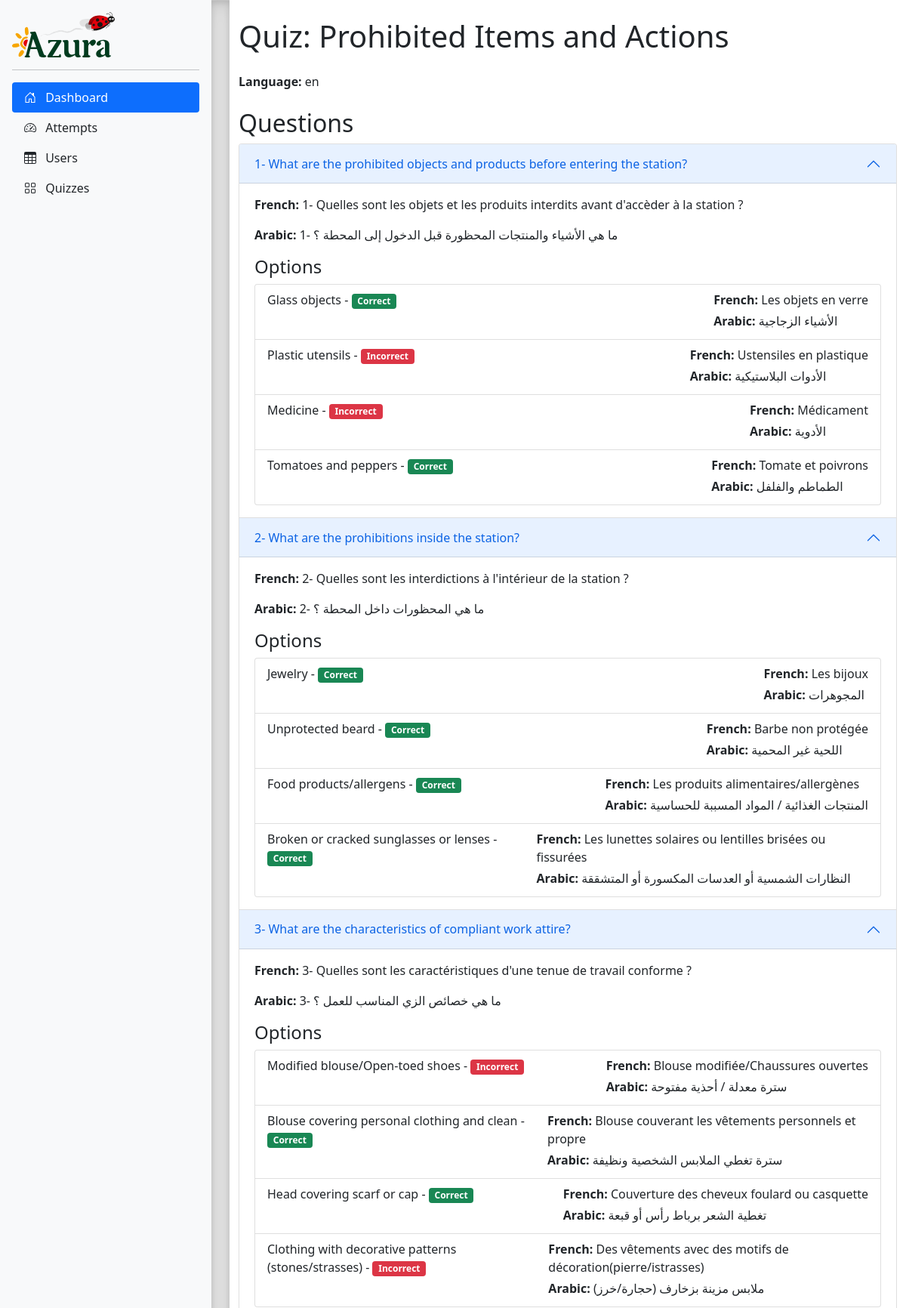
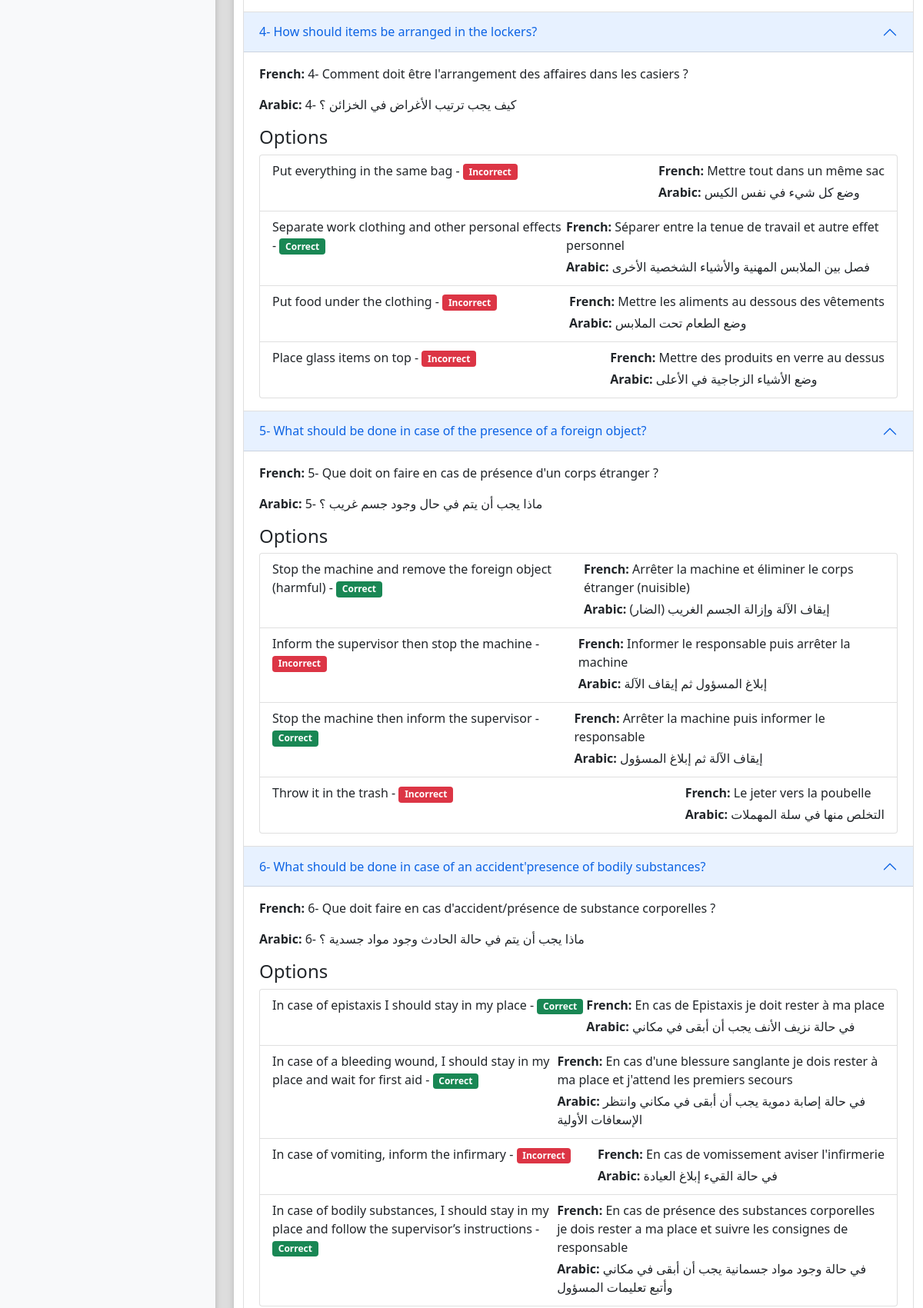
/admin/view_quiz/1 (signed in, upper part), run on the app's committed database (2 pictures, top to bottom).
### models.py (models this page shows)
class Quiz(db.Model):
    __tablename__ = 'Quizzes'
    id = db.Column(db.Integer, primary_key=True)
    title = db.Column(db.String, nullable=False)
    language = db.Column(db.String, nullable=False)
    is_active = db.Column(db.Boolean, default=False)  # Add this field
    questions = db.relationship("Question", back_populates="quiz")

class Question(db.Model):
    __tablename__ = 'Questions'
    id = db.Column(db.Integer, primary_key=True)
    quiz_id = db.Column(db.Integer, db.ForeignKey('Quizzes.id'), nullable=False)
    title = db.Column(db.String, nullable=False)
    quiz = db.relationship("Quiz", back_populates="questions")
    translations = db.relationship("QuestionTranslation", back_populates="question")
    options = db.relationship("Option", back_populates="question")

class Option(db.Model):
    __tablename__ = 'Options'
    id = db.Column(db.Integer, primary_key=True)
    question_id = db.Column(db.Integer, db.ForeignKey('Questions.id'), nullable=False)
    text = db.Column(db.String, nullable=False)
    is_correct = db.Column(db.Boolean, nullable=False)
    question = db.relationship("Question", back_populates="options")
    translations = db.relationship("OptionTranslation", back_populates="option")

### admin.py (the view)
@admin_bp.route('/view_quiz/<int:quiz_id>')
@login_required
def view_quiz(quiz_id):
    quiz = Quiz.query.get_or_404(quiz_id)
    return render_template('admin/view_quiz.html', quiz=quiz)

### app.py (called while the page is built)
@login_manager.user_loader
def load_user(user_id):
    if user_id.startswith('user_'):
        user_id = user_id.replace('user_', '')
        return User.query.get(int(user_id))
    elif user_id.startswith('admin_'):
        admin_id = user_id.replace('admin_', '')
        return Admin.query.get(int(admin_id))
    return None

@app.before_request
def set_default_language():
    if 'language' not in session:
        session['language'] = 'fr'

### templates/admin/view_quiz.html
{% extends "admin/sidebar.html" %} {% block title %}Quiz Details{% endblock %}
{% block content %}
<div class="main container mt-4">
  <h1 class="mb-4">Quiz: {{ quiz.title }}</h1>
  <p><strong>Language:</strong> {{ quiz.language }}</p>
  <h2 class="mt-4">Questions</h2>
  <div class="accordion" id="questionsAccordion">
    {% for question in quiz.questions %}
    <div class="accordion-item">
      <h2 class="accordion-header" id="heading{{ question.id }}">
        <button
          class="accordion-button"
          type="button"
          data-bs-toggle="collapse"
          data-bs-target="#collapse{{ question.id }}"
          aria-expanded="true"
          aria-controls="collapse{{ question.id }}"
        >
          {{ question.title }}
        </button>
      </h2>
      <div
        id="collapse{{ question.id }}"
        class="accordion-collapse collapse show"
        aria-labelledby="heading{{ question.id }}"
        data-bs-parent="#questionsAccordion"
      >
        <div class="accordion-body">
          <p>
            <strong>French:</strong> {{ question.translations |
            selectattr('language', 'equalto', 'fr') | map(attribute='title') |
            list | join(', ') }}
          </p>
          <p>
            <strong>Arabic:</strong> {{ question.translations |
            selectattr('language', 'equalto', 'ar') | map(attribute='title') |
            list | join(', ') }}
          </p>
          <h4>Options</h4>
          <ul class="list-group">
            {% for option in question.options %}
            <li class="list-group-item">
              <div class="d-flex justify-content-between">
                <div>
                  {{ option.text }} -
                  <span
                    class="badge bg-{{ 'success' if option.is_correct else 'danger' }}"
                    >{{ 'Correct' if option.is_correct else 'Incorrect' }}</span
                  >
                </div>
                <div>
                  <p class="mb-1">
                    <strong>French:</strong> {{ option.translations |
                    selectattr('language', 'equalto', 'fr') |
                    map(attribute='text') | list | join(', ') }}
                  </p>
                  <p class="mb-1">
                    <strong>Arabic:</strong> {{ option.translations |
                    selectattr('language', 'equalto', 'ar') |
                    map(attribute='text') | list | join(', ') }}
                  </p>
                </div>
              </div>
            </li>
            {% endfor %}
          </ul>
        </div>
      </div>
    </div>
    {% endfor %}
  </div>
</div>
{% endblock %}

### static/css/sidebars.css (style rules this page uses)
body { min-height: 100vh; min-height: -webkit-fill-available; }
html { height: -webkit-fill-available; }

### templates/admin/sidebar.html (style rules this page uses)
.main { max-width: 100% !important; overflow: auto; }

### data on the page
Quiz: title "Prohibited Items and Actions", language "en"
Question: title "1- What are the prohibited objects and products before entering the station?", translations|selectattr "1- Quelles sont les objets et les produits interdits avant d'accèder à la station ?", translations|selectattr "1- ما هي الأشياء والمنتجات المحظورة قبل الدخول إلى المحطة ؟"
Option: text "Glass objects", is_correct "Correct", translations|selectattr "Les objets en verre", translations|selectattr "الأشياء الزجاجية"
Option: text "Plastic utensils", is_correct "Incorrect", translations|selectattr "Ustensiles en plastique", translations|selectattr "الأدوات البلاستيكية"
Option: text "Medicine", is_correct "Incorrect", translations|selectattr "Médicament", translations|selectattr "الأدوية"
Option: text "Tomatoes and peppers", is_correct "Correct", translations|selectattr "Tomate et poivrons", translations|selectattr "الطماطم والفلفل"
Question: title "2- What are the prohibitions inside the station?", translations|selectattr "2- Quelles sont les interdictions à l'intérieur de la station ?", translations|selectattr "2- ما هي المحظورات داخل المحطة ؟"
Option: text "Jewelry", is_correct "Correct", translations|selectattr "Les bijoux", translations|selectattr "المجوهرات"
Option: text "Unprotected beard", is_correct "Correct", translations|selectattr "Barbe non protégée", translations|selectattr "اللحية غير المحمية"
Option: text "Food products/allergens", is_correct "Correct", translations|selectattr "Les produits alimentaires/allergènes", translations|selectattr "المنتجات الغذائية / المواد المسببة للحساسية"
Option: text "Broken or cracked sunglasses or lenses", is_correct "Correct", translations|selectattr "Les lunettes solaires ou lentilles brisées ou fissurées", translations|selectattr "النظارات الشمسية أو العدسات المكسورة أو المتشققة"
Question: title "3- What are the characteristics of compliant work attire?", translations|selectattr "3- Quelles sont les caractéristiques d'une tenue de travail conforme ?", translations|selectattr "3- ما هي خصائص الزي المناسب للعمل ؟"
Option: text "Modified blouse/Open-toed shoes", is_correct "Incorrect", translations|selectattr "Blouse modifiée/Chaussures ouvertes", translations|selectattr "سترة معدلة / أحذية مفتوحة"
Option: text "Blouse covering personal clothing and clean", is_correct "Correct", translations|selectattr "Blouse couverant les vêtements personnels et propre", translations|selectattr "سترة تغطي الملابس الشخصية ونظيفة"
Option: text "Head covering scarf or cap", is_correct "Correct", translations|selectattr "Couverture des cheveux foulard ou casquette", translations|selectattr "تغطية الشعر برباط رأس أو قبعة"
Option: text "Clothing with decorative patterns (stones/strasses)", is_correct "Incorrect", translations|selectattr "Des vêtements avec des motifs de décoration(pierre/istrasses)", translations|selectattr "ملابس مزينة بزخارف (حجارة/خرز)"
Question: title "4- How should items be arranged in the lockers?", translations|selectattr "4- Comment doit être l'arrangement des affaires dans les casiers ?", translations|selectattr "4- كيف يجب ترتيب الأغراض في الخزائن ؟"
Option: text "Put everything in the same bag", is_correct "Incorrect", translations|selectattr "Mettre tout dans un même sac", translations|selectattr "وضع كل شيء في نفس الكيس"
Option: text "Separate work clothing and other personal effects", is_correct "Correct", translations|selectattr "Séparer entre la tenue de travail et autre effet personnel", translations|selectattr "فصل بين الملابس المهنية والأشياء الشخصية الأخرى"
Option: text "Put food under the clothing", is_correct "Incorrect", translations|selectattr "Mettre les aliments au dessous des vêtements", translations|selectattr "وضع الطعام تحت الملابس"
Option: text "Place glass items on top", is_correct "Incorrect", translations|selectattr "Mettre des produits en verre au dessus", translations|selectattr "وضع الأشياء الزجاجية في الأعلى"
Question: title "5- What should be done in case of the presence of a foreign object?", translations|selectattr "5- Que doit on faire en cas de présence d'un corps étranger ?", translations|selectattr "5- ماذا يجب أن يتم في حال وجود جسم غريب ؟"
Option: text "Stop the machine and remove the foreign object (harmful)", is_correct "Correct", translations|selectattr "Arrêter la machine et éliminer le corps étranger (nuisible)", translations|selectattr "إيقاف الآلة وإزالة الجسم الغريب (الضار)"
Option: text "Inform the supervisor then stop the machine", is_correct "Incorrect", translations|selectattr "Informer le responsable puis arrêter la machine", translations|selectattr "إبلاغ المسؤول ثم إيقاف الآلة"
Option: text "Stop the machine then inform the supervisor", is_correct "Correct", translations|selectattr "Arrêter la machine puis informer le responsable", translations|selectattr "إيقاف الآلة ثم إبلاغ المسؤول"
Option: text "Throw it in the trash", is_correct "Incorrect", translations|selectattr "Le jeter vers la poubelle", translations|selectattr "التخلص منها في سلة المهملات"
Question: title "6- What should be done in case of an accident'presence of bodily substances?", translations|selectattr "6- Que doit faire en cas d'accident/présence de substance corporelles ?", translations|selectattr "6- ماذا يجب أن يتم في حالة الحادث وجود مواد جسدية ؟"
Option: text "In case of epistaxis I should stay in my place", is_correct "Correct", translations|selectattr "En cas de Epistaxis je doit rester à ma place", translations|selectattr "في حالة نزيف الأنف يجب أن أبقى في مكاني"
Option: text "In case of a bleeding wound, I should stay in my place and wait for first aid", is_correct "Correct", translations|selectattr "En cas d'une blessure sanglante je dois rester à ma place et j'attend les premiers secours", translations|selectattr "في حالة إصابة دموية يجب أن أبقى في مكاني وانتظر الإسعافات الأولية"
Option: text "In case of vomiting, inform the infirmary", is_correct "Incorrect", translations|selectattr "En cas de vomissement aviser l'infirmerie", translations|selectattr "في حالة القيء إبلاغ العيادة"
Option: text "In case of bodily substances, I should stay in my place and follow the supervisor’s instructions", is_correct "Correct", translations|selectattr "En cas de présence des substances corporelles je dois rester a ma place et suivre les consignes de responsable", translations|selectattr "في حالة وجود مواد جسمانية يجب أن أبقى في مكاني وأتبع تعليمات المسؤول"
